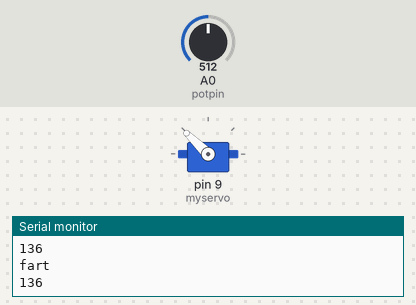
This sketch was run on a simulated Arduino Uno, built with avr-gcc and run on an emulated ATmega328P. On the bench: servo, the last lines printed to the serial monitor. The inputs (shaded band) are chosen by the test bench; at power-on: A0 (potpin) = 512.

Above: at 1.2 s.
1.3 s: A0 (potpin) set to 306
At 2.0 s:
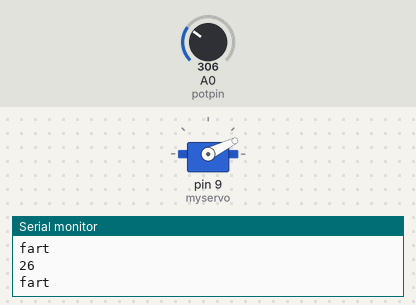
3.0 s: A0 (potpin) set to 324
At 4.2 s:
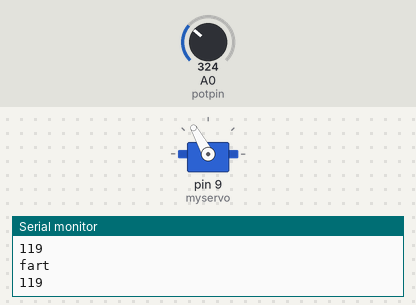
4.6 s: A0 (potpin) set to 122
At 5.5 s:
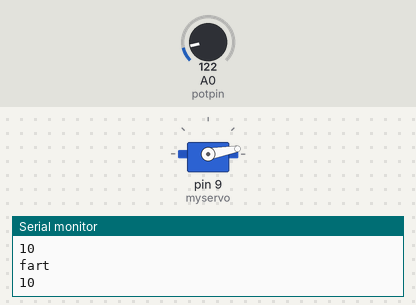
6.1 s: A0 (potpin) set to 129
At 6.7 s:
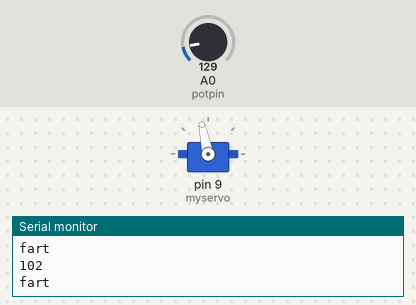
9.1 s: A0 (potpin) set to 716
At 9.8 s:
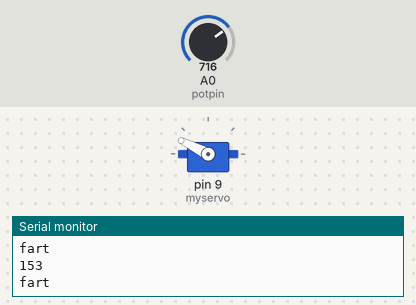
10.6 s: A0 (potpin) set to 900
At 12.1 s:
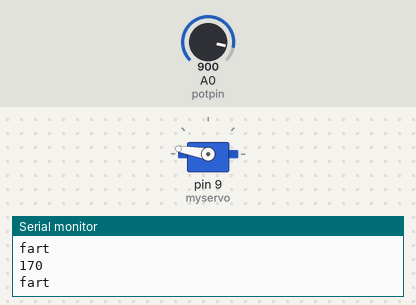
Timing chart, 0 to 13.1 s (numbered marks = the images above; inputs shaded):
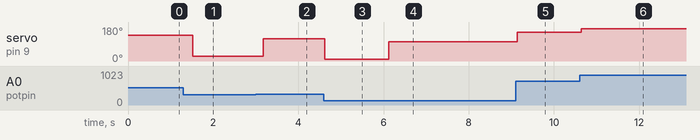

Measured:
- the behaviour switches between 306 and 307 on A0 (potpin) (found by bisection; images 1 and 2)
- the behaviour switches between 122 and 123 on A0 (potpin) (found by bisection; images 3 and 4)
- after the input at 1.3 s, servo on pin 9 (myservo): 136° → 26° after 0.22 s
- after the input at 3.0 s, servo on pin 9 (myservo): 26° → 119° after 0.18 s
- after the input at 4.6 s, servo on pin 9 (myservo): 119° → 10° at once
- after the input at 6.1 s, servo on pin 9 (myservo): 10° → 102° at once
- after the input at 9.1 s, servo on pin 9 (myservo): 102° → 153° at once
- after the input at 10.6 s, servo on pin 9 (myservo): 153° → 170° at once

The sketch:

pot_to_servo_with_test_for_prev_measurement.ino
```cpp
/*
 Controlling a servo position using a potentiometer (variable resistor)
 by Michal Rinott <http://people.interaction-ivrea.it/m.rinott>

 modified on 8 Nov 2013
 by Scott Fitzgerald
 http://www.arduino.cc/en/Tutorial/Knob
*/

#include <Servo.h>

Servo myservo;  // create servo object to control a servo

int potpin = 0;  // analog pin used to connect the potentiometer
int val;    // variable to read the value from the analog pin

int currentValue = 0;  // global variables are retained on each iteration of loop()
int previousValue = 0;

void setup() {
  myservo.attach(9);  // attaches the servo on pin 9 to the servo object
  Serial.begin(9600);
}

void loop() {
  previousValue = currentValue;  // store what was read last time
  currentValue = analogRead(potpin);
   if (previousValue > currentValue) {  // compare them
    Serial.println("left");
    val = map(currentValue, 0, 1023, 0, 88);
  } else if (previousValue < currentValue){
  Serial.println("right");
   val = map(currentValue, 1023, 0, 180, 90);
 }else if (previousValue = currentValue){
  Serial.println("fart");
  }

  if (millis() % 20 < 2){
    myservo.write(val);// sets the servo position according to the scaled value
  }

  //delay(20);  // waits for the servo to get there
  Serial.println(val);
}
```
